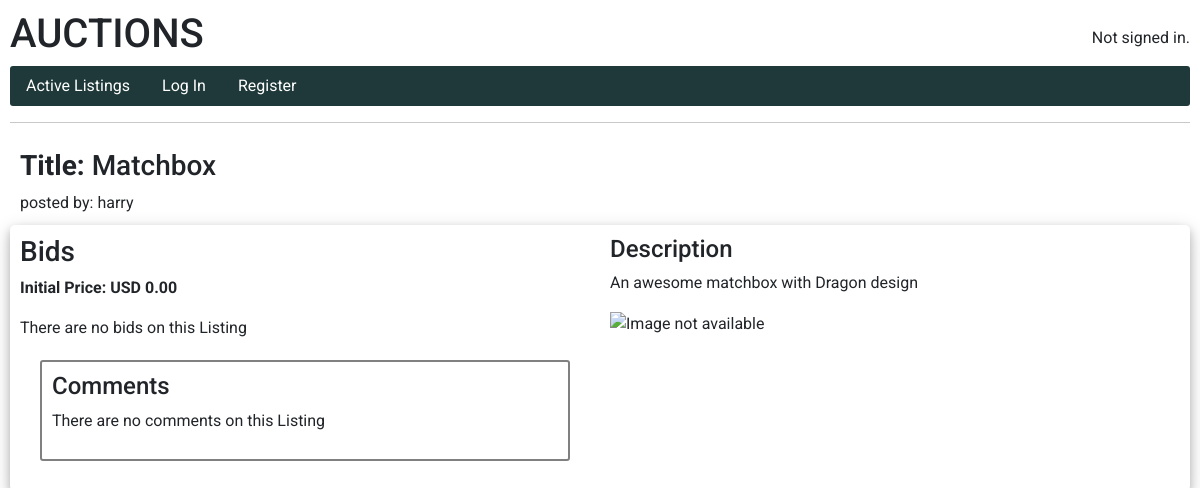
/listing/5, run on an earlier commit of the app's database.
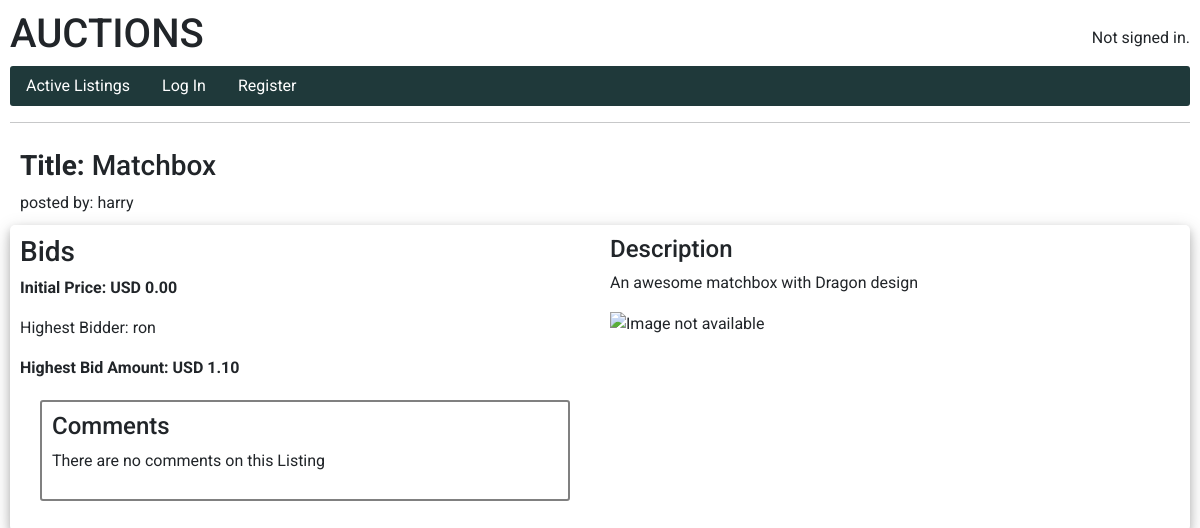
And on a later commit of the database.
### auctions/models.py (models this page shows, shortened)
class Listing(models.Model):
    title = models.CharField(max_length=64)
    description = models.TextField(max_length=4000)
    imageurl = models.URLField(max_length=400, null=True, blank=True)
    author = models.ForeignKey(User, on_delete=models.CASCADE, related_name="listings")
    listdate = DateTimeField(auto_now=True, auto_now_add=False)
    initialprice = models.DecimalField(max_digits=10, decimal_places=2, default=00.00)
    bidinprogress = models.BooleanField(default=True)
    winner = models.ForeignKey(User, default=None, blank=True, null=True, on_delete=models.CASCADE, related_name="bids_won")

class User(AbstractUser):
    pass
    def __str__(self):
        return f"{self.username}"

class Bid(models.Model):
    listing = models.ForeignKey(Listing, on_delete=models.CASCADE, related_name="listing_bids")
    bidamount = models.DecimalField(max_digits=10, decimal_places=2)
    biduser = models.ForeignKey(User, on_delete=models.CASCADE, related_name="user_bids")

### auctions/views.py (the view)
# urls.py: path("listing/<int:listing_id>", views.listingview, name="listing"),
def listingview(request, listing_id):
    listing = Listing.objects.get(pk=listing_id)
    try:
        maxbid = listing.listing_bids.order_by('-bidamount')[0]
    except:
        maxbid = None
    try:
        comments = listing.listing_comments.all().order_by('-commentdate')
    except:
        comments = None
    return render(request, "auctions/listing.html", {
        "listing": listing,
        "maxbid" : maxbid,
        "comments" : comments
    })

### auctions/templates/auctions/listing.html (shortened to what this page needs)
{% extends "auctions/layout.html" %}
{% block body %}
<div class="headcontainer bidcontainer">
    <h3><strong>Title:</strong>  {{ listing.title }}</h3>
    posted by: {{ listing.author }}
</div>
<div class="detailcontainer">
    <div class="bidcontainer">
        <div class="topbar">
            <div>
                <h3>Bids</h3>
            </div>
        </div>
        <p><strong>Initial Price: USD {{ listing.initialprice }}</strong></p>
        {% ifnotequal maxbid None %}
            <p> Highest Bidder: {{ maxbid.biduser }}</p>
            <p> <strong>Highest Bid Amount: USD {{ maxbid.bidamount }}</strong></p>
        {% else %}
            <p> There are no bids on this Listing</p>
        {% endifnotequal %}
        <div class="commentsbox">
            <div class="topbar">
                <div>
                    <h4>Comments</h4>
                </div>
            </div>
            <div>
                {% if not comments %}
                    <p> There are no comments on this Listing</p>
                {% else %}
                    {% for c in comments %}
                        <p>{{ c.commentdate }} : {{ c.commentuser }} says: <i>{{ c.comment }}</i></p>
                    {% endfor %}
                {% endif %}
            </div>
        </div>
    </div>
    <div class="listcontainer">
        <div class="listingdesc">
            <h4>Description</h4>
            <p>{{ listing.description }}</p>
        </div>
        <div class="listimage">
            <img src="{{ listing.imageurl }}" alt="Image not available">
        </div>
    </div>
</div>
{% endblock %}

### auctions/templates/auctions/layout.html (shortened to what this page needs)
{% load static %}
<!DOCTYPE html>
<html lang="en">
    <head>
        <link href="{% static 'auctions/bootstrap.min.css' %}" rel="stylesheet">
        <link href="{% static 'auctions/styles.css' %}" rel="stylesheet">
    </head>
    <body>
        <div class="topbar">
            <div>
                <h1>AUCTIONS</h1>
            </div>
            <div>
                {% if user.is_authenticated %}
                    Signed in as <strong>{{ user.username }}</strong>.
                {% else %}
                    Not signed in.
                {% endif %}
            </div>
        </div>
        <ul class="nav">
            <li class="nav-item">
                <a class="nav-link" href="{% url 'auctions:index' %}">Active Listings</a>
            </li>
            {% if user.is_authenticated %}
                <li class="nav-item">
                    <a class="nav-link" href="{% url 'auctions:logout' %}">Log Out</a>
                </li>
            {% else %}
                <li class="nav-item">
                    <a class="nav-link" href="{% url 'auctions:login' %}">Log In</a>
                </li>
                <li class="nav-item">
                    <a class="nav-link" href="{% url 'auctions:register' %}">Register</a>
                </li>
            {% endif %}
        </ul>
        <hr>
        {% block body %}
        {% endblock %}
    </body>
</html>

### auctions/static/auctions/styles.css (style rules this page uses)
body { font-family: 'Roboto', sans-serif; font-style: bold; padding: 10px; background-color: white; }
.topbar { display: flex; flex-direction: row; justify-content: space-between; align-items: center; }
.nav { display: flex; flex-direction: row; }
.nav { background-color: rgb(31, 57, 58); border-radius: 3px; }
.nav a { color: white; }
a { text-decoration: none; }
.detailcontainer { display: grid; grid-template-columns: 50% 50%; grid-template-rows:auto; box-shadow: 0 4px 8px 0 rgba(0, 0, 0, 0.2), 0 6px 20px 0 rgba(0, 0, 0, 0.19); border-radius: 5px; }
.listcontainer, .bidcontainer { padding: 10px; }
img { max-width: 100%; }
.commentsbox { padding: 10px; margin: 20px; border: 2px solid grey; border-radius: 3px; }

What changed in the data, as far as the page shows it:
added Bid: biduser "ron", bidamount "1.10"
Also different on the page:
text no longer shown: "There are no bids on this Listing"
text now shown: "Highest Bidder: Highest Bid Amount: USD"
